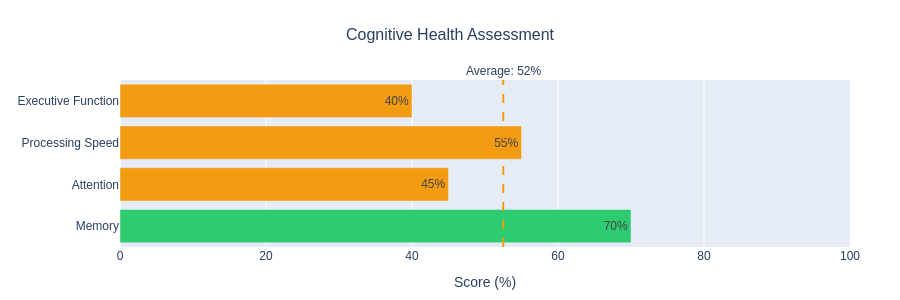

This figure's notebook cell:
### Markdown cell above
## 🧠 4. Cognitive Health Summary

**Simple bar chart for cognitive assessment results**

### Code cell
def create_cognitive_summary(assessment_data):
    """Create clean cognitive health summary chart"""
    
    # Cognitive parameters
    cognitive_params = ['Memory', 'Attention', 'Processing Speed', 'Executive Function']
    cognitive_scores = [
        assessment_data['memory_score'],
        assessment_data['attention_score'], 
        assessment_data['processing_speed'],
        assessment_data['executive_function']
    ]
    
    # Get colors for each cognitive parameter
    cognitive_colors = [get_risk_color(score, 'cognitive') for score in cognitive_scores]
    
    # Create horizontal bar chart for better readability
    fig = go.Figure(data=[
        go.Bar(
            y=cognitive_params,
            x=cognitive_scores,
            orientation='h',
            marker_color=cognitive_colors,
            text=[f'{score}%' for score in cognitive_scores],
            textposition='auto',
            hovertemplate='<b>%{y}</b><br>' +
                         'Score: %{x}%<br>' +
                         '<i>Higher is better</i><extra></extra>'
        )
    ])
    
    fig.update_layout(
        title=dict(
            text="Cognitive Health Assessment",
            x=0.5,
            font=dict(size=16)
        ),
        xaxis_title="Score (%)",
        xaxis_range=[0, 100],
        height=300,
        font=dict(family="Arial", size=12),
        margin=dict(l=120, r=50, t=80, b=50),
        paper_bgcolor='white'
    )
    
    # Add average line
    avg_cognitive = np.mean(cognitive_scores)
    fig.add_vline(
        x=avg_cognitive, 
        line_dash="dash", 
        line_color=get_risk_color(avg_cognitive, 'cognitive'),
        annotation_text=f"Average: {avg_cognitive:.0f}%",
        annotation_position="top"
    )
    
    return fig

# Create and display cognitive summary
cognitive_summary = create_cognitive_summary(user_assessment)
cognitive_summary.show()

print("🧠 Cognitive health summary created!")

### Figure 1 — Plotly figure (JSON) as saved in the notebook; plotly's stock layout.template omitted (floating-point values rounded to 4 significant figures)
{"data": [{"hovertemplate": "<b>%{y}</b><br>Score: %{x}%<br><i>Higher is better</i><extra></extra>", "marker": {"color": ["#2ecc71", "#f39c12", "#f39c12", "#f39c12"]}, "orientation": "h", "text": ["70%", "45%", "55%", "40%"], "textposition": "auto", "type": "bar", "x": [70, 45, 55, 40], "y": ["Memory", "Attention", "Processing Speed", "Executive Function"]}], "layout": {"annotations": [{"showarrow": false, "text": "Average: 52%", "x": 52.5, "xanchor": "center", "xref": "x", "y": 1, "yanchor": "bottom", "yref": "y domain"}], "font": {"family": "Arial", "size": 12}, "height": 300, "margin": {"b": 50, "l": 120, "r": 50, "t": 80}, "paper_bgcolor": "white", "shapes": [{"line": {"color": "#f39c12", "dash": "dash"}, "type": "line", "x0": 52.5, "x1": 52.5, "xref": "x", "y0": 0, "y1": 1, "yref": "y domain"}], "title": {"font": {"size": 16}, "text": "Cognitive Health Assessment", "x": 0.5}, "xaxis": {"range": [0, 100], "title": {"text": "Score (%)"}}}}
